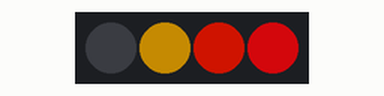
Bench run of a sketch on a simulated Arduino Uno, built with avr-gcc and run on an emulated ATmega328P. On the bench: 4 RGB LEDs in strip order, left to right. Dim RGB values are drawn brighter than linear; random numbers use the default seed unless the sketch sets one.

Above: at 0.15 s.
At 5.03 s:
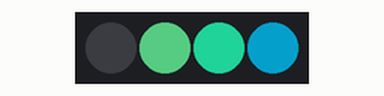
At 9.9 s:
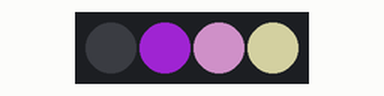
At 19.96 s:
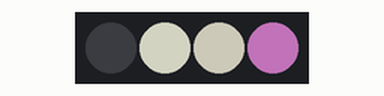
At 30.01 s:
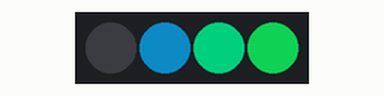
At 39.76 s:
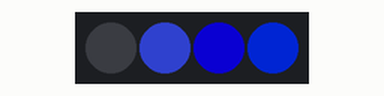
Timing chart, 0 to 40.0 s (numbered marks = the images above):
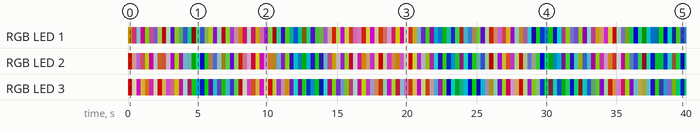

Measured:
- by itself, RGB LED 1: off → RGB(94, 66, 1) at 0.01 s, → RGB(108, 29, 60) 0.30 s later, → RGB(80, 114, 127) 0.30 s later, → RGB(100, 2, 73) 0.30 s later, … (132 changes in this stretch)
- by itself, RGB LED 2: off → RGB(117, 11, 0) at 0.01 s, → RGB(124, 90, 82) 0.30 s later, → RGB(108, 57, 125) 0.30 s later, → RGB(121, 45, 52) 0.30 s later, … (132 changes in this stretch)

The sketch:

testLED.ino
```cpp
// (licence header left out)
#include "MeMCore.h"

MeRGBLed led(PORT_3);

float j, f, k;

void setup()
{

}

void loop()
{
  color_loop();
}

void color_loop()
{
  for(uint8_t t = 1; t < 15; t++)
  {
    uint8_t red  = 64 * (1 + sin(t / 2.0 + j / 4.0) );
    uint8_t green = 64 * (1 + sin(t / 1.0 + f / 9.0 + 2.1) );
    uint8_t blue = 64 * (1 + sin(t / 3.0 + k / 14.0 + 4.2) );
    led.setColorAt(t, red, green, blue);
  }
  led.show();
  j += random(1, 6) / 6.0;
  f += random(1, 6) / 6.0;
  k += random(1, 6) / 6.0;
}
```
